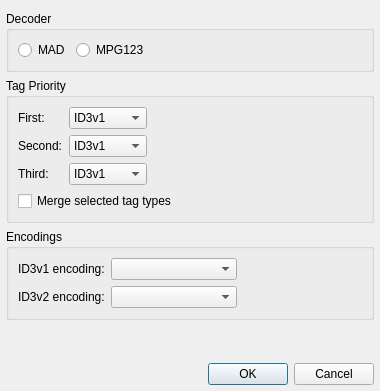
<?xml version="1.0" encoding="UTF-8"?>
<ui version="4.0">
 <class>SettingsDialog</class>
 <widget class="QDialog" name="SettingsDialog">
  <property name="geometry">
   <rect>
    <x>0</x>
    <y>0</y>
    <width>380</width>
    <height>391</height>
   </rect>
  </property>
  <property name="windowTitle">
   <string>MPEG Plugin Settings</string>
  </property>
  <layout class="QVBoxLayout" name="verticalLayout">
   <property name="leftMargin">
    <number>6</number>
   </property>
   <property name="rightMargin">
    <number>6</number>
   </property>
   <property name="bottomMargin">
    <number>6</number>
   </property>
   <item>
    <widget class="QGroupBox" name="decoderGroupBox">
     <property name="sizePolicy">
      <sizepolicy hsizetype="Preferred" vsizetype="Preferred">
       <horstretch>0</horstretch>
       <verstretch>0</verstretch>
      </sizepolicy>
     </property>
     <property name="title">
      <string>Decoder</string>
     </property>
     <layout class="QHBoxLayout" name="horizontalLayout">
      <item>
       <widget class="QRadioButton" name="madRadioButton">
        <property name="text">
         <string>MAD</string>
        </property>
       </widget>
      </item>
      <item>
       <widget class="QRadioButton" name="mpg123RadioButton">
        <property name="text">
         <string>MPG123</string>
        </property>
       </widget>
      </item>
      <item>
       <spacer name="horizontalSpacer_3">
        <property name="orientation">
         <enum>Qt::Horizontal</enum>
        </property>
        <property name="sizeHint" stdset="0">
         <size>
          <width>40</width>
          <height>20</height>
         </size>
        </property>
       </spacer>
      </item>
     </layout>
    </widget>
   </item>
   <item>
    <widget class="QGroupBox" name="groupBox_2">
     <property name="sizePolicy">
      <sizepolicy hsizetype="Preferred" vsizetype="Preferred">
       <horstretch>0</horstretch>
       <verstretch>0</verstretch>
      </sizepolicy>
     </property>
     <property name="title">
      <string>Tag Priority</string>
     </property>
     <layout class="QGridLayout" name="gridLayout_2">
      <item row="0" column="0">
       <widget class="QLabel" name="label_15_2">
        <property name="sizePolicy">
         <sizepolicy hsizetype="Preferred" vsizetype="Preferred">
          <horstretch>0</horstretch>
          <verstretch>0</verstretch>
         </sizepolicy>
        </property>
        <property name="text">
         <string>First:</string>
        </property>
        <property name="alignment">
         <set>Qt::AlignLeading|Qt::AlignLeft|Qt::AlignVCenter</set>
        </property>
       </widget>
      </item>
      <item row="0" column="1" colspan="2">
       <widget class="QComboBox" name="firstTagComboBox">
        <property name="sizePolicy">
         <sizepolicy hsizetype="Expanding" vsizetype="Fixed">
          <horstretch>0</horstretch>
          <verstretch>0</verstretch>
         </sizepolicy>
        </property>
        <property name="currentIndex">
         <number>0</number>
        </property>
        <item>
         <property name="text">
          <string>ID3v1</string>
         </property>
        </item>
        <item>
         <property name="text">
          <string>ID3v2</string>
         </property>
        </item>
        <item>
         <property name="text">
          <string>APE</string>
         </property>
        </item>
        <item>
         <property name="text">
          <string>Disabled</string>
         </property>
        </item>
       </widget>
      </item>
      <item row="1" column="0">
       <widget class="QLabel" name="label_15_3">
        <property name="sizePolicy">
         <sizepolicy hsizetype="Maximum" vsizetype="Preferred">
          <horstretch>0</horstretch>
          <verstretch>0</verstretch>
         </sizepolicy>
        </property>
        <property name="text">
         <string>Second:</string>
        </property>
        <property name="alignment">
         <set>Qt::AlignLeading|Qt::AlignLeft|Qt::AlignVCenter</set>
        </property>
       </widget>
      </item>
      <item row="1" column="1" colspan="2">
       <widget class="QComboBox" name="secondTagComboBox">
        <property name="sizePolicy">
         <sizepolicy hsizetype="Expanding" vsizetype="Fixed">
          <horstretch>0</horstretch>
          <verstretch>0</verstretch>
         </sizepolicy>
        </property>
        <property name="currentIndex">
         <number>0</number>
        </property>
        <item>
         <property name="text">
          <string>ID3v1</string>
         </property>
        </item>
        <item>
         <property name="text">
          <string>ID3v2</string>
         </property>
        </item>
        <item>
         <property name="text">
          <string>APE</string>
         </property>
        </item>
        <item>
         <property name="text">
          <string>Disabled</string>
         </property>
        </item>
       </widget>
      </item>
      <item row="2" column="0">
       <widget class="QLabel" name="label_15_4">
        <property name="sizePolicy">
         <sizepolicy hsizetype="Preferred" vsizetype="Preferred">
          <horstretch>0</horstretch>
          <verstretch>0</verstretch>
         </sizepolicy>
        </property>
        <property name="text">
         <string>Third:</string>
        </property>
        <property name="alignment">
         <set>Qt::AlignLeading|Qt::AlignLeft|Qt::AlignVCenter</set>
        </property>
       </widget>
      </item>
      <item row="2" column="1" colspan="2">
       <widget class="QComboBox" name="thirdTagComboBox">
        <property name="sizePolicy">
         <sizepolicy hsizetype="Expanding" vsizetype="Fixed">
          <horstretch>0</horstretch>
          <verstretch>0</verstretch>
         </sizepolicy>
        </property>
        <property name="currentIndex">
         <number>0</number>
        </property>
        <item>
         <property name="text">
          <string>ID3v1</string>
         </property>
        </item>
        <item>
         <property name="text">
          <string>ID3v2</string>
         </property>
        </item>
        <item>
         <property name="text">
          <string>APE</string>
         </property>
        </item>
        <item>
         <property name="text">
          <string>Disabled</string>
         </property>
        </item>
       </widget>
      </item>
      <item row="0" column="3" rowspan="3">
       <spacer name="horizontalSpacer">
        <property name="orientation">
         <enum>Qt::Horizontal</enum>
        </property>
        <property name="sizeHint" stdset="0">
         <size>
          <width>40</width>
          <height>20</height>
         </size>
        </property>
       </spacer>
      </item>
      <item row="3" column="0" colspan="4">
       <widget class="QCheckBox" name="mergeTagsCheckBox">
        <property name="text">
         <string>Merge selected tag types</string>
        </property>
        <property name="checked">
         <bool>false</bool>
        </property>
       </widget>
      </item>
     </layout>
    </widget>
   </item>
   <item>
    <widget class="QGroupBox" name="groupBox">
     <property name="sizePolicy">
      <sizepolicy hsizetype="Preferred" vsizetype="Preferred">
       <horstretch>0</horstretch>
       <verstretch>0</verstretch>
      </sizepolicy>
     </property>
     <property name="title">
      <string>Encodings</string>
     </property>
     <layout class="QGridLayout" name="gridLayout_3">
      <item row="0" column="0">
       <widget class="QLabel" name="label_17_2_2">
        <property name="sizePolicy">
         <sizepolicy hsizetype="Maximum" vsizetype="Preferred">
          <horstretch>0</horstretch>
          <verstretch>0</verstretch>
         </sizepolicy>
        </property>
        <property name="text">
         <string>ID3v1 encoding:</string>
        </property>
        <property name="alignment">
         <set>Qt::AlignLeading|Qt::AlignLeft|Qt::AlignVCenter</set>
        </property>
       </widget>
      </item>
      <item row="0" column="1">
       <widget class="QComboBox" name="id3v1EncComboBox">
        <property name="sizePolicy">
         <sizepolicy hsizetype="Expanding" vsizetype="Fixed">
          <horstretch>0</horstretch>
          <verstretch>0</verstretch>
         </sizepolicy>
        </property>
       </widget>
      </item>
      <item row="1" column="0">
       <widget class="QLabel" name="label_18_2_2">
        <property name="sizePolicy">
         <sizepolicy hsizetype="Maximum" vsizetype="Preferred">
          <horstretch>0</horstretch>
          <verstretch>0</verstretch>
         </sizepolicy>
        </property>
        <property name="text">
         <string>ID3v2 encoding:</string>
        </property>
        <property name="alignment">
         <set>Qt::AlignLeading|Qt::AlignLeft|Qt::AlignVCenter</set>
        </property>
       </widget>
      </item>
      <item row="1" column="1">
       <widget class="QComboBox" name="id3v2EncComboBox">
        <property name="sizePolicy">
         <sizepolicy hsizetype="Expanding" vsizetype="Fixed">
          <horstretch>0</horstretch>
          <verstretch>0</verstretch>
         </sizepolicy>
        </property>
       </widget>
      </item>
      <item row="0" column="2" rowspan="2">
       <spacer name="horizontalSpacer_2">
        <property name="orientation">
         <enum>Qt::Horizontal</enum>
        </property>
        <property name="sizeHint" stdset="0">
         <size>
          <width>40</width>
          <height>20</height>
         </size>
        </property>
       </spacer>
      </item>
     </layout>
    </widget>
   </item>
   <item>
    <spacer name="verticalSpacer">
     <property name="orientation">
      <enum>Qt::Vertical</enum>
     </property>
     <property name="sizeHint" stdset="0">
      <size>
       <width>20</width>
       <height>40</height>
      </size>
     </property>
    </spacer>
   </item>
   <item>
    <widget class="QDialogButtonBox" name="buttonBox">
     <property name="sizePolicy">
      <sizepolicy hsizetype="Preferred" vsizetype="Fixed">
       <horstretch>0</horstretch>
       <verstretch>0</verstretch>
      </sizepolicy>
     </property>
     <property name="standardButtons">
      <set>QDialogButtonBox::Cancel|QDialogButtonBox::Ok</set>
     </property>
    </widget>
   </item>
  </layout>
 </widget>
 <resources/>
 <connections>
  <connection>
   <sender>buttonBox</sender>
   <signal>rejected()</signal>
   <receiver>SettingsDialog</receiver>
   <slot>reject()</slot>
   <hints>
    <hint type="sourcelabel">
     <x>168</x>
     <y>351</y>
    </hint>
    <hint type="destinationlabel">
     <x>70</x>
     <y>244</y>
    </hint>
   </hints>
  </connection>
  <connection>
   <sender>buttonBox</sender>
   <signal>accepted()</signal>
   <receiver>SettingsDialog</receiver>
   <slot>accept()</slot>
   <hints>
    <hint type="sourcelabel">
     <x>257</x>
     <y>336</y>
    </hint>
    <hint type="destinationlabel">
     <x>302</x>
     <y>319</y>
    </hint>
   </hints>
  </connection>
 </connections>
</ui>
